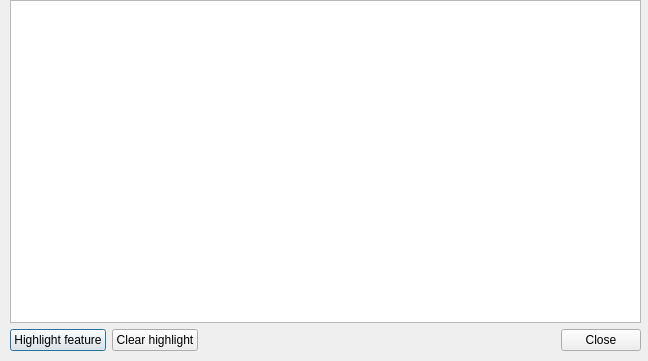
<?xml version="1.0" encoding="UTF-8"?>
<ui version="4.0">
 <class>FeatureInfoDlg</class>
 <widget class="QDialog" name="FeatureInfoDlg">
  <property name="geometry">
   <rect>
    <x>0</x>
    <y>0</y>
    <width>648</width>
    <height>361</height>
   </rect>
  </property>
  <property name="windowTitle">
   <string>Feature info</string>
  </property>
  <widget class="QWidget" name="verticalLayoutWidget">
   <property name="geometry">
    <rect>
     <x>10</x>
     <y>0</y>
     <width>631</width>
     <height>351</height>
    </rect>
   </property>
   <layout class="QVBoxLayout" name="verticalLayout">
    <item>
     <layout class="QHBoxLayout" name="horizontalLayout">
      <item>
       <widget class="QTreeWidget" name="tree">
        <property name="font">
         <font>
          <family>MS Shell Dlg 2</family>
          <pointsize>8</pointsize>
         </font>
        </property>
        <attribute name="headerVisible">
         <bool>false</bool>
        </attribute>
        <column>
         <property name="text">
          <string notr="true">1</string>
         </property>
        </column>
       </widget>
      </item>
     </layout>
    </item>
    <item>
     <layout class="QHBoxLayout" name="horizontalLayout_2">
      <item>
       <widget class="QPushButton" name="buttonHighlight">
        <property name="text">
         <string>Highlight feature</string>
        </property>
       </widget>
      </item>
      <item>
       <widget class="QPushButton" name="buttonClear">
        <property name="text">
         <string>Clear highlight</string>
        </property>
       </widget>
      </item>
      <item>
       <widget class="QDialogButtonBox" name="buttonClose">
        <property name="standardButtons">
         <set>QDialogButtonBox::Close</set>
        </property>
       </widget>
      </item>
     </layout>
    </item>
   </layout>
  </widget>
 </widget>
 <resources/>
 <connections>
  <connection>
   <sender>buttonClose</sender>
   <signal>clicked(QAbstractButton*)</signal>
   <receiver>FeatureInfoDlg</receiver>
   <slot>reject()</slot>
   <hints>
    <hint type="sourcelabel">
     <x>215</x>
     <y>292</y>
    </hint>
    <hint type="destinationlabel">
     <x>214</x>
     <y>156</y>
    </hint>
   </hints>
  </connection>
  <connection>
   <sender>buttonHighlight</sender>
   <signal>released()</signal>
   <receiver>FeatureInfoDlg</receiver>
   <slot>OnHighlightFeature()</slot>
   <hints>
    <hint type="sourcelabel">
     <x>92</x>
     <y>332</y>
    </hint>
    <hint type="destinationlabel">
     <x>323</x>
     <y>180</y>
    </hint>
   </hints>
  </connection>
  <connection>
   <sender>buttonClear</sender>
   <signal>released()</signal>
   <receiver>FeatureInfoDlg</receiver>
   <slot>OnClearHighlight()</slot>
   <hints>
    <hint type="sourcelabel">
     <x>250</x>
     <y>332</y>
    </hint>
    <hint type="destinationlabel">
     <x>323</x>
     <y>180</y>
    </hint>
   </hints>
  </connection>
 </connections>
 <slots>
  <slot>OnHighlightFeature()</slot>
  <slot>OnClearHighlight()</slot>
 </slots>
</ui>
